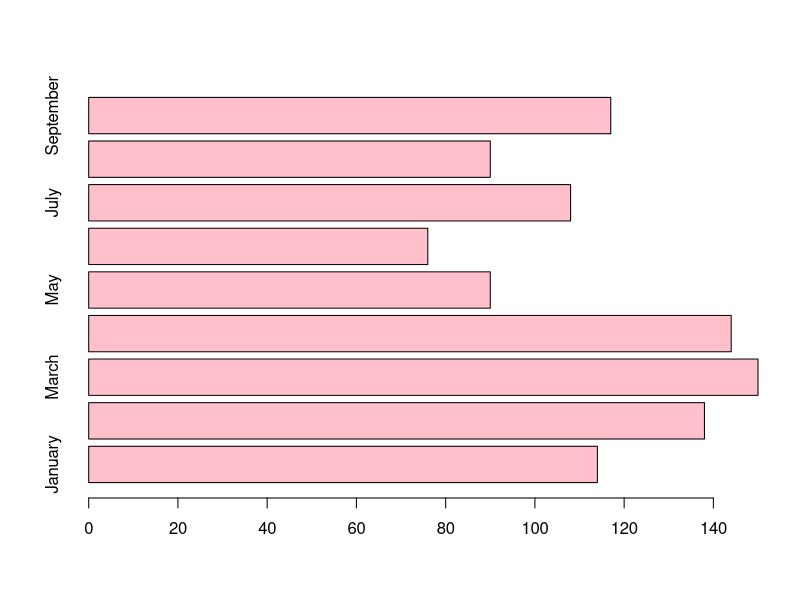
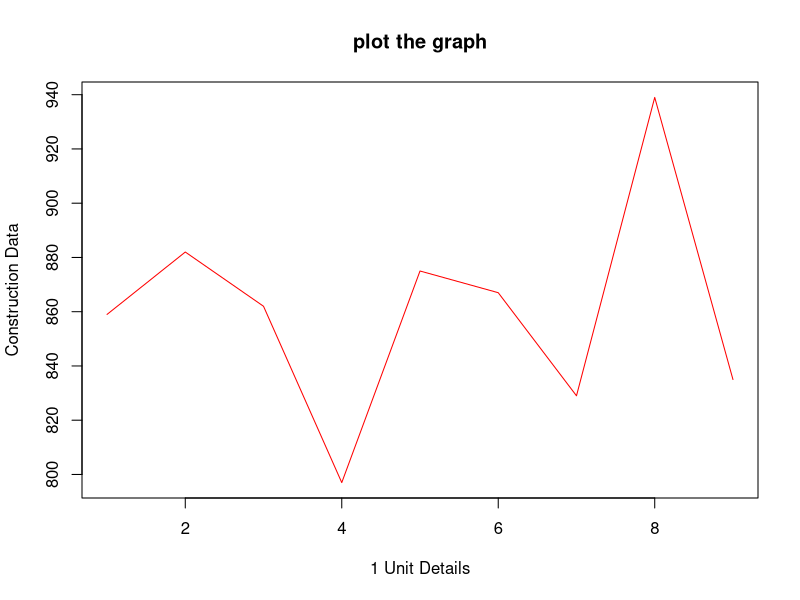
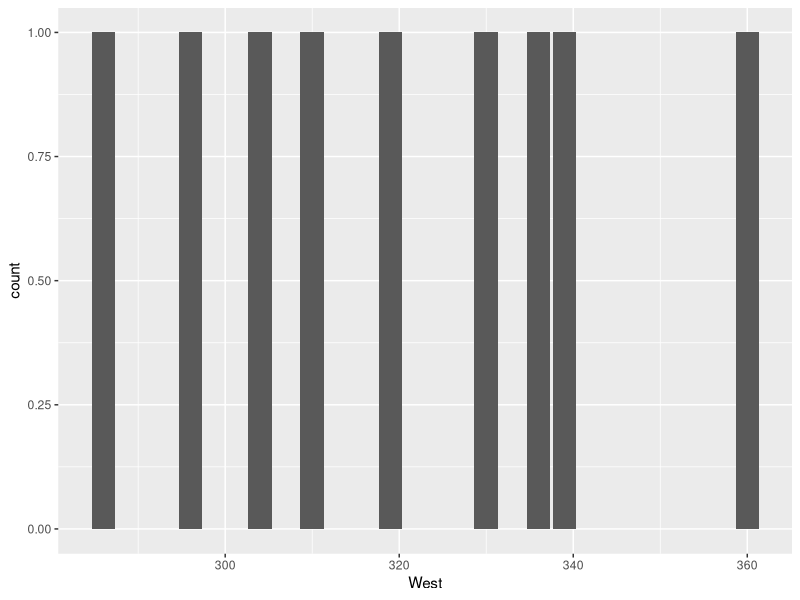
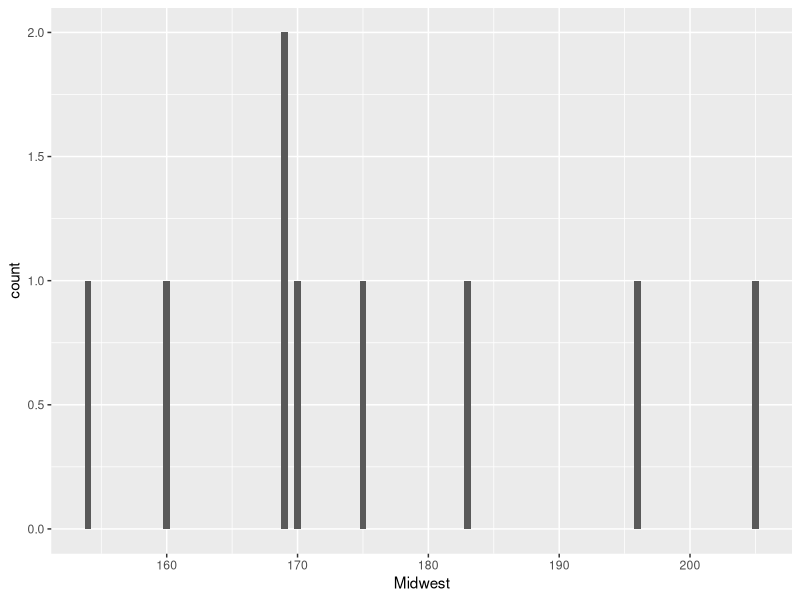
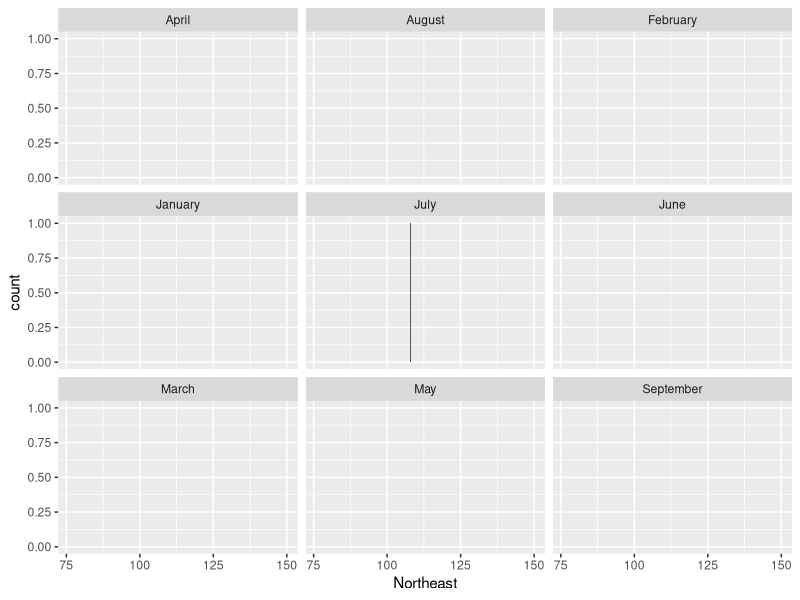
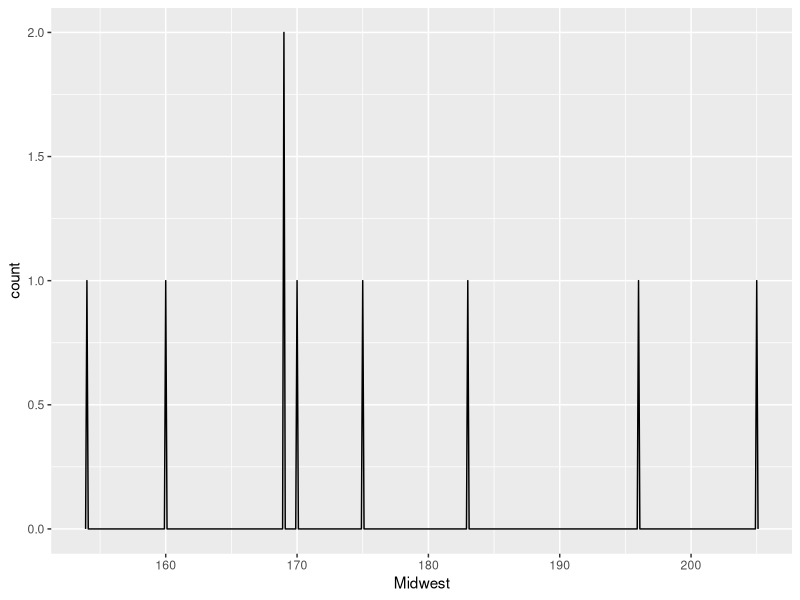
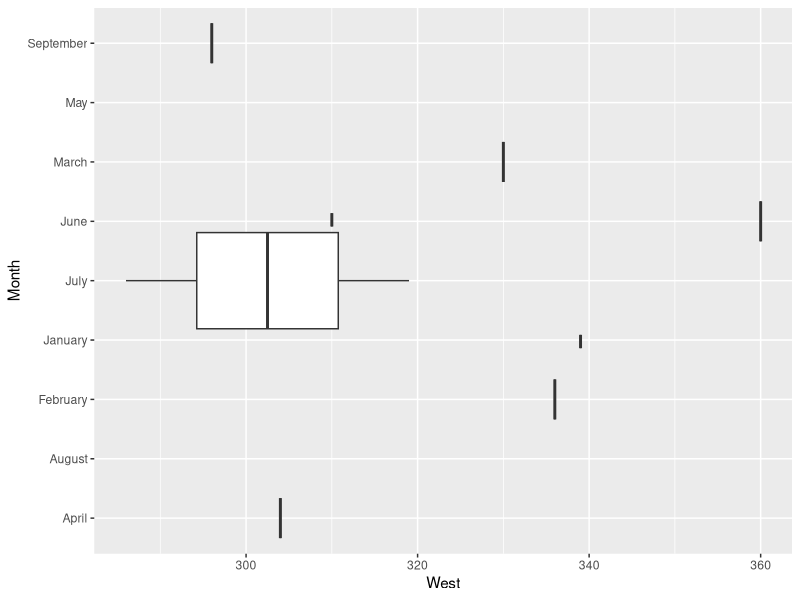

These figures' R source, in order:
library(tidyverse)
data("construction")
print(colnames(construction))
head(construction)
tail(construction)
ncol(construction)
nrow(construction)

summary(construction)
unique(construction$Month)
construction = construction[-4]     #dropping the null valued column
names(construction)[3] = '1_unit'   #Renaming the particular col
names(construction)[4] = '5_or_more_unit'
mean(construction$'1_unit')
median(construction$Northeast)
sum(construction$'5_or_more_unit')


# plotting the bar graph for the northeast region for each month
x = construction$Northeast
y = construction$Month
barplot(x , names.arg = y , col = 'pink',horiz = TRUE )


##plotted the line graph for 2 different units

l1 = plot(construction$`1_unit` , xlab= '1 Unit Details' ,ylab = 'Construction Data' , col = 'red',
          type = 'l' , main = 'plot the graph' , cex = 1)
l2 = lines(construction$West, xlab= '5 or more unit Detail' ,ylab = 'Construction Dataset' , col = 'blue',
           type = 'l' , main = 'plot the graph' , cex = 4)


# plotting the bar graph using ggplot

ggplot(data = construction)+
  geom_bar(mapping = aes(x = West))

# plotting the Histogram graph using ggplot with binwidth 0.5

ggplot(data = construction)+
  geom_histogram(mapping = aes(x = Midwest) , binwidth = 0.5)

# histogram with facet wrap
# giving results 
ggplot(data = construction)+
  geom_histogram(mapping = aes(x = Northeast),
                 binwidth = 0.1)+
  facet_wrap(~Month)## (~color)


#plotting frequency plot, having different color using "color".
ggplot(data = construction,
       mapping = aes(x = Midwest , color = South))+
  geom_freqpoly(binwidth = 0.1)

ggplot(data = construction,
       mapping = aes(x = West, y = Month))+
  geom_boxplot(mapping = aes(group = cut_width(Northeast , 0.1)))

